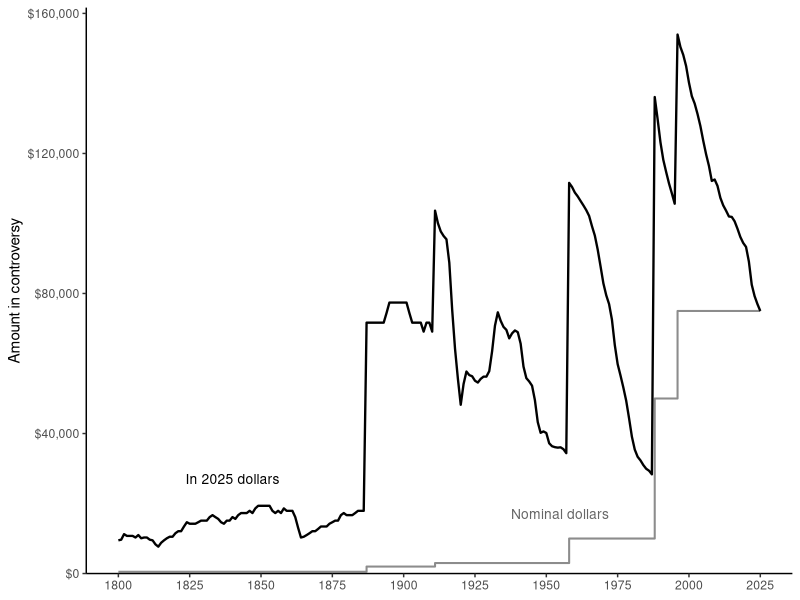

Write R code to recreate this figure.
## ---- chunk 1
#| label: fig-aic
#| fig-alt: "Step chart of the diversity amount-in-controversy threshold from 1800 to 2025, in nominal dollars (a step line rising from 500 dollars to 75,000 dollars) and in 2025 dollars."
#| fig-cap: "The diversity amount-in-controversy threshold, 1800--2025, in nominal dollars (gray) and in 2025 dollars (black). Each step marks the year Congress raised the threshold. Sources: 28 U.S.C. § 1332 (amendment notes); Fed. Judicial Ctr., *Jurisdiction: Diversity of Citizenship*; Fed. Reserve Bank of Minneapolis, *Consumer Price Index, 1800--* (annual averages)."
#| echo: false
#| fig-width: 6.5
#| fig-height: 3.5
library(ggplot2)

aic <- read.csv("data/aic_threshold.csv")
latest <- aic[nrow(aic), ]
aic$real <- aic$threshold * latest$cpi / aic$cpi

ggplot(aic, aes(year)) +
  geom_step(aes(y = threshold), colour = "grey55", linewidth = 0.7) +
  geom_line(aes(y = real), colour = "black", linewidth = 0.8) +
  annotate("text", x = 1840, y = 27000, label = paste0("In ", latest$year, " dollars"),
           size = 3.5) +
  annotate("text", x = 1972, y = 17000, label = "Nominal dollars",
           colour = "grey40", hjust = 1, size = 3.5) +
  scale_y_continuous(labels = scales::label_dollar(), limits = c(0, NA),
                     expand = expansion(mult = c(0, 0.05))) +
  scale_x_continuous(breaks = seq(1800, 2025, by = 25)) +
  labs(x = NULL, y = "Amount in controversy") +
  theme_classic(base_size = 11)
